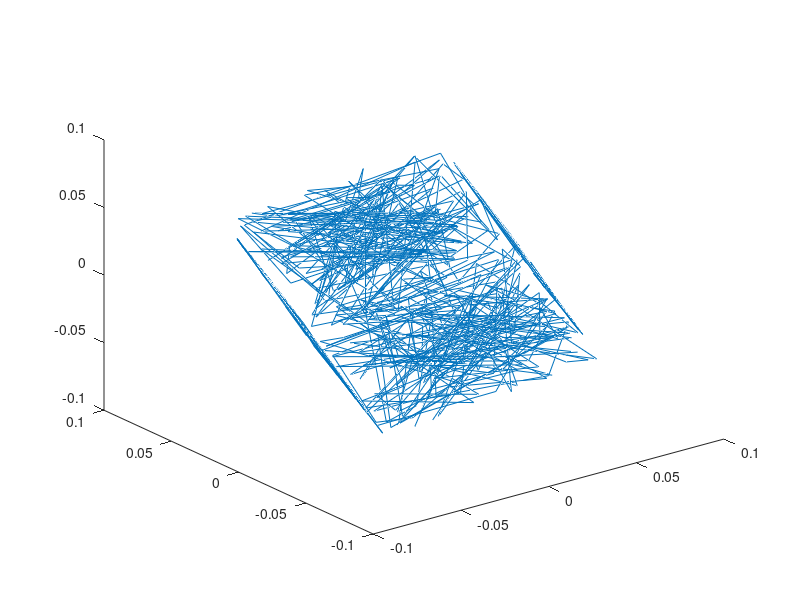

MATLAB code to generate this figure:
% read in data
image_points = importdata('assignment1/sfm_points.mat');

% calculate centroids and center points
centroids = sum(image_points, 2)/600; 
for k = 1:size(image_points,3)
    for l = 1:size(image_points,2)
        image_points(:,l,k) = image_points(:,l,k) - centroids(:,1,k);
    end
end

% construct W
W = [image_points(:,:, 1);
     image_points(:,:, 2);
     image_points(:,:, 3);
     image_points(:,:, 4);
     image_points(:,:, 5);
     image_points(:,:, 6);
     image_points(:,:, 7);
     image_points(:,:, 8);
     image_points(:,:, 9);
     image_points(:,:, 10);];
 
% calculate svd of W
[u, d, v] = svd(W);
 
% calculate camera locations
camera_locs = u(:, 1:3)*d(1:3,1:3);

% calculate 3-D world points
point_locs = v(:,1:3);
point_locs = point_locs';

figure(6);
plot3(point_locs(1,:), point_locs(2,:), point_locs(3,:))